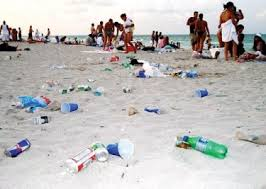
#> input picture Features/extra_stuff/7.jpg, 266 x 189 px
$ python sliding_windows.py --image extra_stuff/7.jpg --folder extra_stuff
#> lines starting #> are read from the running program, lines starting #| are printed output that depends on the picture
### helpers.py
import imutils
import cv2
import numpy as np

# FAQ
# Q. What is "yield"?
# A. http://stackoverflow.com/questions/231767/what-does-the-yield-keyword-do

def pyramid(image, scale=1.5, minSize=(30,30)):
    """
    Create a succesive list of increasing smaller images aka a pyramid

    :param image: Valid image
    :param scale: Decrease scale factor (float). Larger scale = more decreasing (reaches minSize quicker)
    :param minSize: Minimum image size
    """
    yield image                                                        #initial image is original

    while True:
        yield image
        w = int(image.shape[1] / scale)                                #recursively scale the width down 2/3 (divided 150%)
        image = imutils.resize(image, width=w)                         #return a aspect-ratio maintained scaled image

        if image.shape[0] < minSize[1] or image.shape[1] < minSize[0]: #check for minimum scale, if yes don't return new image
            break

        yield image                                                    #create list of recursively scaled images aka the pyramid


def sliding_window(image, stepSize, windowSize):
    """
    Generate slices of image using windows that slide and resize

    :param image: Source Image
    :param stepSize: How many pixels to skip per slide
    :param windowSize: Size of image window
    """

    for row in xrange(0, image.shape[0], stepSize):
        for col in xrange(0, image.shape[1], stepSize):
            yield (col, row, image[row:row + windowSize[1],col:col + windowSize[0]])

# [11 lines left out: function compressJPG, not called in this run]

### Features/sliding_windows.py
# import the necessary packages
from helpers import pyramid
from helpers import sliding_window
import argparse
import time
import cv2
from os import listdir
from os.path import isfile, join
import numpy


ap = argparse.ArgumentParser()
ap.add_argument("-i", "--image", required=False, help="Path to the image")
ap.add_argument("-d", "--folder", required=False, help="Path to the folder")
args = vars(ap.parse_args())

# image = cv2.imread(args["image"])

mypath=args["folder"]
onlyfiles = [ f for f in listdir(mypath) if isfile(join(mypath,f)) ]

if len(onlyfiles) > 0:
    images = numpy.empty(len(onlyfiles), dtype=object)
    for n in range(0, len(onlyfiles)):
      images[n] = cv2.imread( join(mypath,onlyfiles[n]) )
elif (cv2.imread(args["image"]) != None):
    images = numpy.empty(1, dtype=object)
    images[1] = cv2.imread(args["image"])
else:
    raise ValueError('Invalid arguments; image or directory path reference needed')


for image in images:
    win_size = 16;
    (winW, winH) = (win_size, win_size)

    for resized in pyramid(image, scale=1.5, minSize=(20,20)):
        for (x, y, window) in sliding_window(resized, stepSize=win_size, windowSize=(winW, winH)):
            # if the window does not meet our desired window size, ignore it
            if window.shape[0] != winH or window.shape[1] != winW:
                continue

            #CLASSIFY SHIT HERE

            # since we do not have a classifier... ahem... we'll just draw the window
            clone = resized.copy()
            cv2.rectangle(clone, (x, y), (x + winW, y + winH), (0, 255, 0), 2)
            cv2.imshow("Window", clone)
            cv2.waitKey(1)
#> this loop made 1 pass
#> pass 1, `cv2.imshow("Window", clone)`:
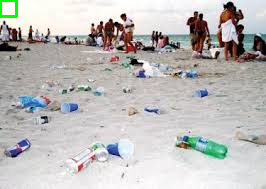
#> window 'Window': shape (189, 266, 3); mean B, G, R 186.6, 188.4, 189.6
#> pass 1, `cv2.imshow("Window", clone)`:
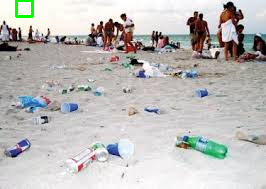
#> window 'Window': shape (189, 266, 3); mean B, G, R 186.5, 188.4, 189.5
#> pass 1, `cv2.imshow("Window", clone)`:
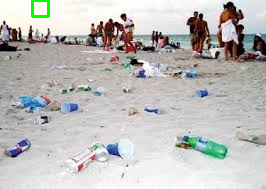
#> window 'Window': shape (189, 266, 3); mean B, G, R 186.5, 188.4, 189.5
#> pass 1, `cv2.imshow("Window", clone)`:
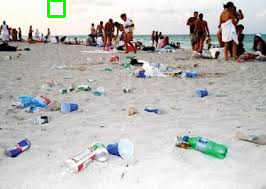
#> window 'Window': shape (189, 266, 3); mean B, G, R 186.5, 188.4, 189.5
            # time.sleep(0.0001)
